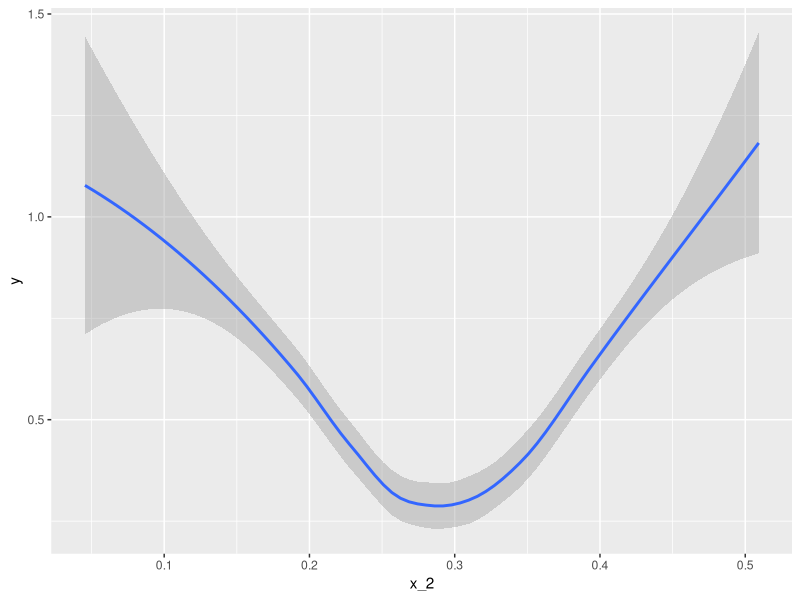

Source code (R):
library(tidyverse)
library(purrr)
library(pdftools)
library(lubridate)
library(broom)
library(dslabs)



mnist_27$train %>% glm(y ~ x_2, family = "binomial", data = .) %>% tidy()
fit <- loess(as.numeric(y) ~ x_2, degree = 1, span = .5, data = mnist_27$train)
mnist_27$train %>% glm(y ~ fit$fitted, family = "binomial", data = .) %>% tidy()


mnist_27$train %>% 
  mutate(y = ifelse(y=="7", 1, 0)) %>%
  ggplot(aes(x_2, y)) + 
  geom_smooth(method = "loess")


# Is predictive, non-linear
